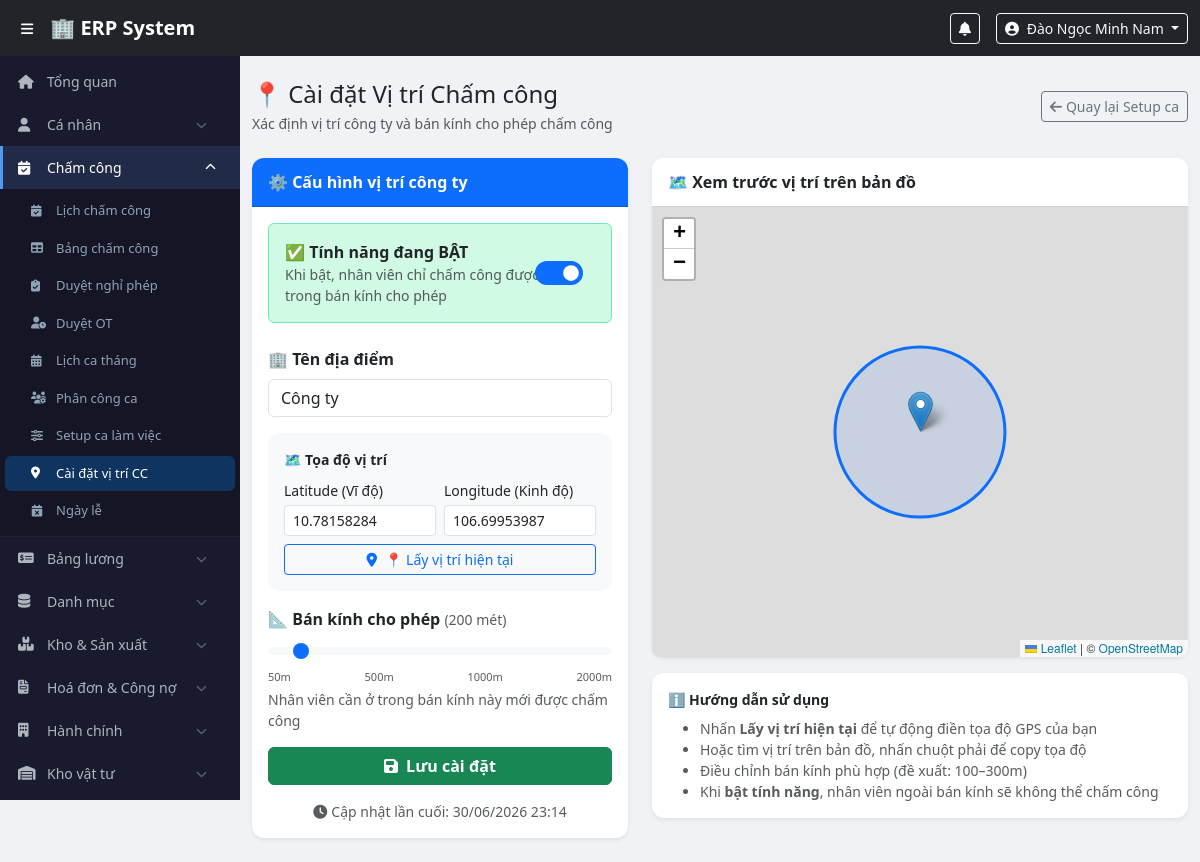
The page /modules/attendance/location_settings.php (signed in) on the database its author committed.
### tables this page shows
CREATE TABLE `attendance_location_settings` (
  `id` int(11) NOT NULL,
  `location_name` varchar(100) NOT NULL DEFAULT 'Công ty',
  `latitude` decimal(10,8) NOT NULL DEFAULT 0.00000000,
  `longitude` decimal(11,8) NOT NULL DEFAULT 0.00000000,
  `radius_meters` int(11) NOT NULL DEFAULT 200,
  `is_enabled` tinyint(1) NOT NULL DEFAULT 0,
  `updated_by` int(11) DEFAULT NULL,
  `updated_at` timestamp NOT NULL DEFAULT current_timestamp() ON UPDATE current_timestamp()
);

### modules/attendance/location_settings.php (the view, shortened to what this page needs)
<?php
$pdo  = getDBConnection();
try {
    $pdo->exec("
        CREATE TABLE IF NOT EXISTS attendance_location_settings (
            id INT PRIMARY KEY AUTO_INCREMENT,
            location_name VARCHAR(100) NOT NULL DEFAULT 'Công ty',
            latitude DECIMAL(10,8) NOT NULL DEFAULT 0,
            longitude DECIMAL(11,8) NOT NULL DEFAULT 0,
            radius_meters INT NOT NULL DEFAULT 200,
            is_enabled TINYINT(1) NOT NULL DEFAULT 0,
            updated_by INT NULL,
            updated_at TIMESTAMP DEFAULT CURRENT_TIMESTAMP ON UPDATE CURRENT_TIMESTAMP
        )
    ");
} catch (Throwable $e) {  }
$setting = null;
try {
    $setting = $pdo->query("SELECT * FROM attendance_location_settings LIMIT 1")->fetch(PDO::FETCH_ASSOC);
} catch (Throwable $e) {  }
include $_SERVER['DOCUMENT_ROOT'] . '/erp/includes/header.php';
include $_SERVER['DOCUMENT_ROOT'] . '/erp/includes/sidebar.php';
?>
<link rel="stylesheet" href="https://unpkg.com/leaflet@1.9.4/dist/leaflet.css" />
<div class="main-content">
<div class="container-fluid py-4">
    <div class="d-flex justify-content-between align-items-center mb-4">
        <div>
            <h4 class="mb-1">📍 Cài đặt Vị trí Chấm công</h4>
            <p class="text-muted mb-0 small">Xác định vị trí công ty và bán kính cho phép chấm công</p>
        </div>
        <a href="/erp/modules/attendance/shift_setup.php" class="btn btn-outline-secondary btn-sm">
            <i class="fas fa-arrow-left me-1"></i>Quay lại Setup ca
        </a>
    </div>
    <div class="row g-4">
        <div class="col-lg-5">
            <div class="card border-0 shadow-sm">
                <div class="card-header fw-bold bg-primary text-white">
                    ⚙️ Cấu hình vị trí công ty
                </div>
                <div class="card-body">
                    <form method="POST" id="locationForm">
                        <div class="mb-4">
                            <div class="d-flex align-items-center justify-content-between p-3 rounded"
                                 style="background: <?= ($setting && $setting['is_enabled']) ? '#d1fae5' : '#fee2e2' ?>; border: 1px solid <?= ($setting && $setting['is_enabled']) ? '#6ee7b7' : '#fca5a5' ?>;" id="toggleBg">
                                <div>
                                    <div class="fw-bold" id="toggleLabel">
                                        <?= ($setting && $setting['is_enabled']) ? '✅ Tính năng đang BẬT' : '⛔ Tính năng đang TẮT' ?>
                                    </div>
                                    <div class="small text-muted">Khi bật, nhân viên chỉ chấm công được trong bán kính cho phép</div>
                                </div>
                                <div class="form-check form-switch ms-3 mb-0" style="transform: scale(1.5); transform-origin: right center;">
                                    <input class="form-check-input" type="checkbox" name="is_enabled" id="isEnabled"
                                           role="switch" <?= ($setting && $setting['is_enabled']) ? 'checked' : '' ?>>
                                </div>
                            </div>
                        </div>
                        <div class="mb-3">
                            <label class="form-label fw-semibold">🏢 Tên địa điểm</label>
                            <input type="text" name="location_name" class="form-control"
                                   value="<?= htmlspecialchars($setting['location_name'] ?? 'Công ty') ?>"
                                   placeholder="VD: Văn phòng Công ty ABC" maxlength="100">
                        </div>
                        <div class="card bg-light border-0 p-3 mb-3">
                            <p class="fw-semibold small mb-2">🗺️ Tọa độ vị trí</p>
                            <div class="row g-2 mb-2">
                                <div class="col-6">
                                    <label class="form-label small mb-1">Latitude (Vĩ độ)</label>
                                    <input type="number" name="latitude" id="inputLatitude" class="form-control form-control-sm"
                                           value="<?= $setting['latitude'] ?? 0 ?>"
                                           step="0.00000001" min="-90" max="90">
                                </div>
                                <div class="col-6">
                                    <label class="form-label small mb-1">Longitude (Kinh độ)</label>
                                    <input type="number" name="longitude" id="inputLongitude" class="form-control form-control-sm"
                                           value="<?= $setting['longitude'] ?? 0 ?>"
                                           step="0.00000001" min="-180" max="180">
                                </div>
                            </div>
                            <button type="button" class="btn btn-outline-primary btn-sm w-100" id="btnGetLocation">
                                <i class="fas fa-map-marker-alt me-2"></i>📍 Lấy vị trí hiện tại
                            </button>
                        </div>
                        <div class="mb-3">
                            <label class="form-label fw-semibold">
                                📐 Bán kính cho phép
                                <span class="text-muted small fw-normal">(<span id="radiusDisplay"><?= $setting['radius_meters'] ?? 200 ?></span> mét)</span>
                            </label>
                            <input type="range" name="radius_meters" id="radiusSlider" class="form-range"
                                   min="50" max="2000" step="50"
                                   value="<?= $setting['radius_meters'] ?? 200 ?>">
                            <div class="d-flex justify-content-between text-muted" style="font-size:11px;">
                                <span>50m</span>
                                <span>500m</span>
                                <span>1000m</span>
                                <span>2000m</span>
                            </div>
                            <div class="form-text">Nhân viên cần ở trong bán kính này mới được chấm công</div>
                        </div>
                        <button type="submit" class="btn btn-success w-100 fw-bold">
                            <i class="fas fa-save me-2"></i>Lưu cài đặt
                        </button>
                    </form>
                    <?php if ($setting && $setting['updated_at']): ?>
                    <div class="text-muted small mt-3 text-center">
                        <i class="fas fa-clock me-1"></i>Cập nhật lần cuối: <?= date('d/m/Y H:i', strtotime($setting['updated_at'])) ?>
                    </div>
                    <?php endif; ?>
                </div>
            </div>
        </div>
        <div class="col-lg-7">
            <div class="card border-0 shadow-sm">
                <div class="card-header bg-white fw-bold">
                    🗺️ Xem trước vị trí trên bản đồ
                </div>
                <div class="card-body p-0">
                    <div id="locationMap" style="height: 450px; border-radius: 0 0 8px 8px;"></div>
                </div>
            </div>
            <div class="card border-0 shadow-sm mt-3">
                <div class="card-body py-3">
                    <p class="fw-bold small mb-2">ℹ️ Hướng dẫn sử dụng</p>
                    <ul class="small text-muted mb-0">
                        <li>Nhấn <strong>Lấy vị trí hiện tại</strong> để tự động điền tọa độ GPS của bạn</li>
                        <li>Hoặc tìm vị trí trên bản đồ, nhấn chuột phải để copy tọa độ</li>
                        <li>Điều chỉnh bán kính phù hợp (đề xuất: 100–300m)</li>
                        <li>Khi <strong>bật tính năng</strong>, nhân viên ngoài bán kính sẽ không thể chấm công</li>
                    </ul>
                </div>
            </div>
        </div>
    </div>
</div>
</div>
<?php include $_SERVER['DOCUMENT_ROOT'] . '/erp/includes/footer.php'; ?>

### assets/css/style.css (style rules this page uses)
body { padding-top: 56px; background: #f0f2f5; font-family: 'Segoe UI', sans-serif; }
.main-content { margin-left: 240px; transition: margin-left 0.3s; min-height: calc(100vh - 56px); }
.card { border-radius: 12px !important; }
.card-header { border-radius: 12px 12px 0 0 !important; padding: 12px 16px; }

### rows shown on the page
attendance_location_settings: is_enabled "☑", location_name "Công ty", latitude "10.78158284", longitude "106.69953987", radius_meters "200", updated_at "30/06/2026 23:14"

### other values the page prints
$user['full_name'] "Đào Ngọc Minh Nam"
